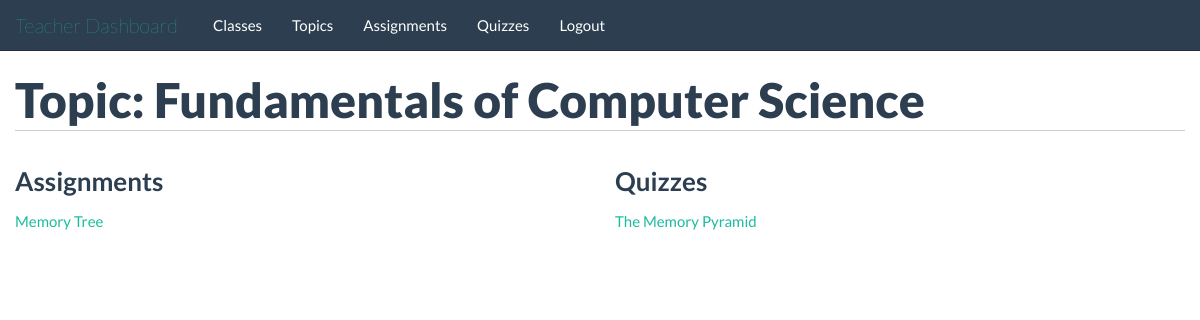
Page /teachers/topics/1/ (signed in) on the committed database.
### tables this page shows
CREATE TABLE topics(
id INTEGER PRIMARY KEY,
class_id INTEGER,
name TEXT,
FOREIGN KEY(class_id) REFERENCES classes(id)
);

CREATE TABLE assignments(
id INTEGER PRIMARY KEY,
class_id INTEGER,
gets_file INTEGER,
turn_in INTEGER,
name TEXT,
description BLOB,
due_date TEXT, topic_id INTEGER,
FOREIGN KEY(class_id) REFERENCES classes(id)
);

CREATE TABLE quizzes(
id INTEGER PRIMARY KEY,
topic_id INTEGER,
number_easy INTEGER,
number_medium INTEGER,
number_hard INTEGER,
creator_id INTEGER,
class_id INTEGER, name text,
FOREIGN KEY(topic_id) REFERENCES topics(id),
FOREIGN KEY(creator_id) REFERENCES people(id),
FOREIGN KEY(class_id) REFERENCES classes(id)
);

### application/teachers.py (the view)
@app.route('/teachers/topics/<topic_id>/')
@validate_teacher
def topic_page(topic_id=None):
	topicData = query_db("select name from topics where id=?", [topic_id], one=True)
	return render_template('/teachers/topic_page.html', assignments=getTopicAssignments(topic_id), topic_name=str(topicData[0]), quizzes=getTopicQuizzes(topic_id))

### application/helper_functions.py (called while the page is built)
def get_db():
    db = getattr(g, '_database', None)
    if db is None:
        db = g._database = sqlite3.connect(DATABASE)
    return db

@app.teardown_appcontext
def close_connection(exception):
    db = getattr(g, '_database', None)
    if db is not None:
        db.close()

def query_db(query, args=(), one=False):
    cur = get_db().execute(query, args)
    rv = cur.fetchall()
    cur.close()
    return (rv[0] if rv else None) if one else rv

def validate_teacher(func):
	@wraps(func)
	def f(*args, **kwds):
		if not 'isTeacher' in session:
			return redirect("/")
		if session['isTeacher'] == 0:
			return redirect("/students/")
		return func(*args, **kwds)
	return f

def getTopicAssignments(topic_id):
	assignmentData = query_db("select id, name, due_date from assignments where topic_id=?;", [topic_id])
	assignments = []
	for assignment in assignmentData:
		holderDict = {}
		holderDict['id'] = assignment[0]
		holderDict['name'] = str(assignment[1])
		holderDict['due_date'] = assignment[2]
		assignments.append(holderDict)
	return assignments

def getTopicQuizzes(topic_id):
	quizData = query_db("select id, name from quizzes where topic_id=?;", [topic_id])
	quizzes = []
	for quiz in quizData:
		holderDict = {}
		holderDict['id'] = quiz[0]
		holderDict['name'] = quiz[1]
		quizzes.append(holderDict)
	return quizzes

### application/templates/teachers/topic_page.html (shortened to what this page needs)
{% extends "/teachers/base_template.html" %}
	{% block body %}
		<div class="container">
			<div class="row">
				<div class="span12">
					<h1>Topic: {{topic_name}}</h1>
				</div>
			</div>
			<div class="row">
				<div class="span6">
					<h2>Assignments</h2>
					<ul>
						{% for assignment in assignments %}
							<li><a href="/teachers/assignments/{{assignment.id}}/">{{assignment.name}}</a></li>
						{% endfor %}
					</ul>
				</div>
				<div class="span6">
					<h2>Quizzes</h2>
					<ul>
						{% for quiz in quizzes %}
							<li><a href="/teachers/quizzes/{{quiz.id}}/">{{quiz.name}}</a></li>
						{% endfor %}
					</ul>
				</div>
			</div>
		</div>
	{% endblock %}

### application/templates/teachers/base_template.html (style rules this page uses)
h1 { border-bottom: 1px solid #ccc; padding-bottom: 10px; margin-bottom: 20px; }
h2 { font-size: 26px; }

### application/templates/teachers/topic_page.html (style rules this page uses)
ul { list-style-type: none; margin: 0; }

### rows in the picture
topics: name "Fundamentals of Computer Science"
assignments: name "Memory Tree"
quizzes: name "The Memory Pyramid"

### other values in the picture
{{ link_text|e }} "Classes" "Topics" "Assignments" "Quizzes" "Logout"
